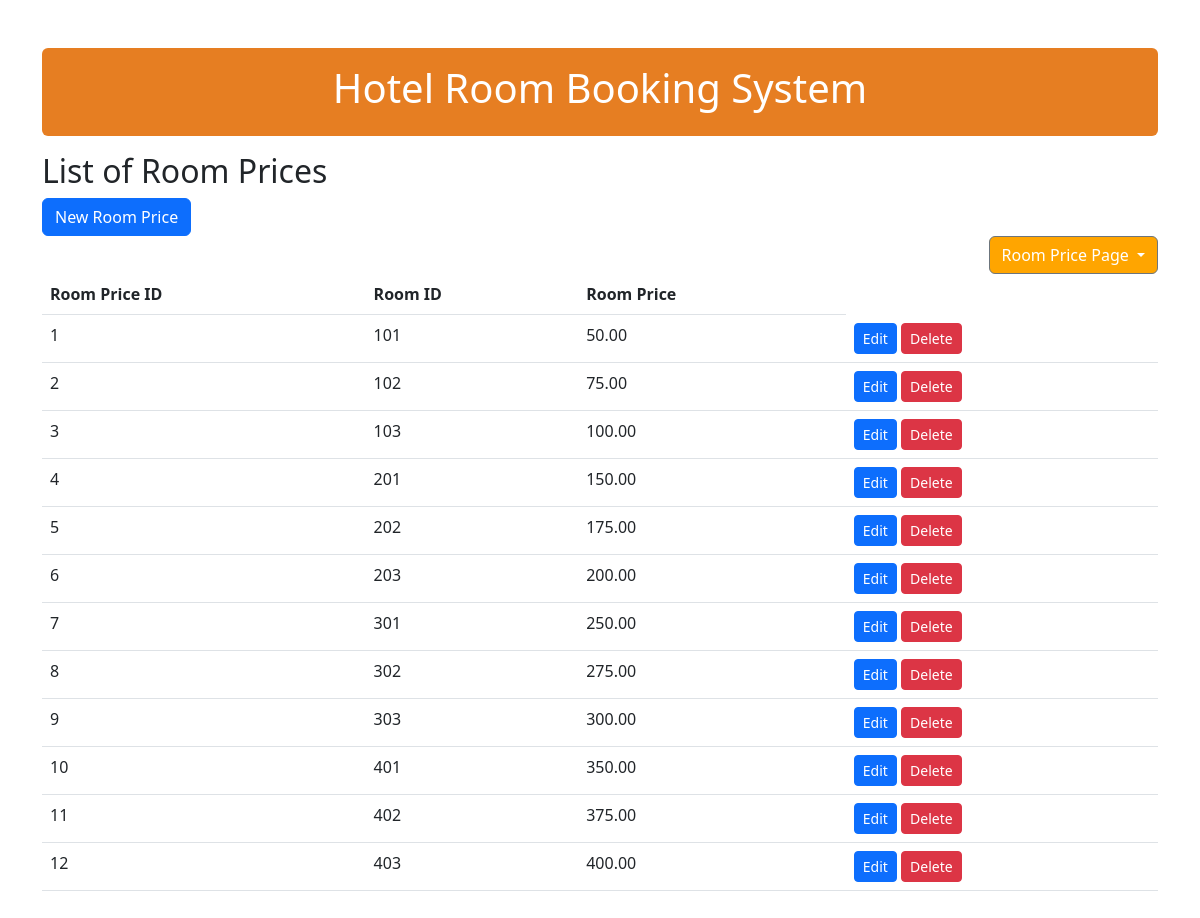
The app's page /roomprice.php with its own data.
### tables this page shows
CREATE TABLE `roomprice` (
  `roompriceid` int(12) NOT NULL,
  `roomid` int(11) NOT NULL,
  `roomprice` decimal(5,2) NOT NULL
);

### roomprice.php (the view, shortened to what this page needs)
<!DOCTYPE html>
<html lang="en">
<head>
    <link rel= "stylesheet" href= "https://cdn.jsdelivr.net/npm/bootstrap@5.3.0-alpha3/dist/css/bootstrap.min.css">
    <link href="https://getbootstrap.com/docs/5.3/assets/css/docs.css" rel="stylesheet">
</head>
<body>
    <div class= "container my-5">
        <div class="text-center alert alert-danger" style="background:#e67e22;border:none;color:#fff" >
            <h1>Hotel Room Booking System</h1>
        </div>
        <h2>List of Room Prices</h2>
        <a class="btn btn-primary" href="/mywebsite/createroomprice.php" role="button">New Room Price</a>
        <div class="dropdown-center">
            <button class="btn btn-secondary dropdown-toggle" type="button" data-bs-toggle="dropdown" aria-expanded="false" style="float:right; background-color: orange;">
                Room Price Page
            </button>
        </div>
        <br>
        <table class="table">
            <thead>
                <tr>
                    <th>Room Price ID</th>
                    <th>Room ID</th>
                    <th>Room Price</th>
                </tr>
            </thead>
            <tbody>
                <?php
                $servername = "localhost";
                $username = "root";
                $password = "";
                $database = "bookingsystem";
                $connection = new mysqli($servername, $username, $password, $database);
                $sql = "SELECT * FROM roomprice";
                $result = $connection->query($sql);
                while($row = $result->fetch_assoc()) {
                    echo "
                    <tr>
                        <td>$row[roompriceid]</td>
                        <td>$row[roomid]</td>
                        <td>$row[roomprice]</td>
                        <td>
                            <a class='btn btn-primary btn-sm' href='/mywebsite/editroomprice.php?roompriceid=$row[roompriceid]'>Edit</a>
                            <a class='btn btn-danger btn-sm' href='/mywebsite/deleteroomprice.php?roompriceid=$row[roompriceid]'>Delete</a>
                        </td>
                    </tr>
                    ";
                }
                ?>
            </tbody>
        </table>
    </div>
</body>
</html>

### records on screen
roomprice: roompriceid "1", roomid "101", roomprice "50.00"
roomprice: roompriceid "2", roomid "102", roomprice "75.00"
roomprice: roompriceid "3", roomid "103", roomprice "100.00"
roomprice: roompriceid "4", roomid "201", roomprice "150.00"
roomprice: roompriceid "5", roomid "202", roomprice "175.00"
roomprice: roompriceid "6", roomid "203", roomprice "200.00"
roomprice: roompriceid "7", roomid "301", roomprice "250.00"
roomprice: roompriceid "8", roomid "302", roomprice "275.00"
roomprice: roompriceid "9", roomid "303", roomprice "300.00"
roomprice: roompriceid "10", roomid "401", roomprice "350.00"
roomprice: roompriceid "11", roomid "402", roomprice "375.00"
roomprice: roompriceid "12", roomid "403", roomprice "400.00"
